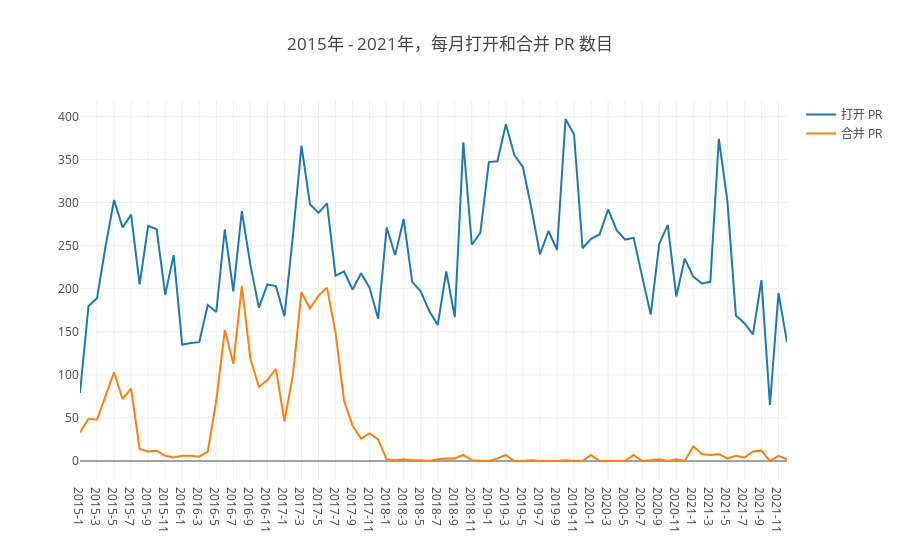

The notebook cell this image was saved under:
### Markdown cell above
## 3 每月打开 PR 和合入 PR 的个数

### Code cell
query (
    `
    select t1.time as time1, t2.time as time2, open_PR_number, merge_PR_number
    from 
    (select count(issue_id) as open_PR_number,
    concat(toString(toYear(created_at)),'-',toString(toMonth(created_at))) as time
    from github_log.events
    where repo_id=${my_repo_id} and type = 'PullRequestEvent' and action in('opened','reopened') and created_at < toDate('2022-01-01','yyyy-MM-dd')
    group by toYear(created_at),toMonth(created_at)
    order by toYear(created_at),toMonth(created_at)) t1
    
    FULL OUTER JOIN
    
    (select count(issue_id) as merge_PR_number,
    concat(toString(toYear(created_at)),'-',toString(toMonth(created_at))) as time
    from github_log.events
    where repo_id=${my_repo_id} and type = 'PullRequestEvent' and action in('closed') and pull_merged=1 and created_at < toDate('2022-01-01','yyyy-MM-dd')
    group by toYear(created_at),toMonth(created_at)
    order by toYear(created_at),toMonth(created_at)) t2
    
    ON t1.time=t2.time
    `
).then(data => {
    // console.log(data)
    var open_PR_number = [], merge_PR_number=[], time = [], tt = [];
    data.forEach(d => {
        // console.log(d.time1,typeof(d.time1));
        // console.log(d.time2,typeof(d.time2));
        open_PR_number.push(parseInt(d.open_PR_number));
        merge_PR_number.push(parseInt(d.merge_PR_number));
        if (d.time1!='') {
            time.push(d.time1);
            tt.push({'时间':d.time1, '打开 PR 数目':parseInt(d.open_PR_number), '合并 PR 数目':parseInt(d.merge_PR_number)});
        }
        else {
            time.push(d.time2);
            tt.push({'时间':d.time2, '打开 PR 数目':parseInt(d.open_PR_number), '合并 PR 数目':parseInt(d.merge_PR_number)});
        }        
    });
    // openDigger.render.plotly(
    //     [{x: time, y: stars, type:'bar', name:'打开 PR'}, {x: time, y: forks, type:'bar', name:'合并 PR'}], {
    //     title: '2015年 - 归档期间，每月打开和合并 PR 数目',
    //     xaxis: {type: 'category'}
    // });
    openDigger.render.plotly([
        {x: time, y: open_PR_number, mode:'scatter', name:'打开 PR'}, 
        {x: time, y: merge_PR_number, mode:'scatter', name:'合并 PR'}
    ], {
        title: '2015年 - 2021年，每月打开和合并 PR 数目',
        xaxis: {type: 'category'}
    });
    console.table(tt);
});

### Figure 1 — Plotly figure (JSON) as saved in the notebook; plotly's stock layout.template omitted (floating-point values rounded to 4 significant figures)
{"data": [{"mode": "scatter", "name": "打开 PR", "x": ["2015-1", "2015-2", "2015-3", "2015-4", "2015-5", "2015-6", "2015-7", "2015-8", "2015-9", "2015-10", "2015-11", "2015-12", "2016-1", "2016-2", "2016-3", "2016-4", "2016-5", "2016-6", "2016-7", "2016-8", "2016-9", "2016-10", "2016-11", "2016-12", "2017-1", "2017-2", "2017-3", "2017-4", "2017-5", "2017-6", "2017-7", "2017-8", "2017-9", "2017-10", "2017-11", "2017-12", "2018-1", "2018-2", "2018-3", "2018-4", "2018-5", "2018-6", "2018-7", "2018-8", "2018-9", "2018-10", "2018-11", "2018-12", "2019-1", "2019-2", "2019-3", "2019-4", "2019-5", "2019-6", "2019-7", "2019-8", "2019-9", "2019-10", "2019-11", "2019-12", "2020-1", "2020-2", "2020-3", "2020-4", "2020-5", "2020-6", "2020-7", "2020-8", "2020-9", "2020-10", "2020-11", "2020-12", "2021-1", "2021-2", "2021-3", "2021-4", "2021-5", "2021-6", "2021-7", "2021-8", "2021-9", "2021-10", "2021-11", "2021-12"], "y": [79, 180, 189, 249, 303, 271, 286, 205, 273, 269, 193, 239, 135, 137, 138, 181, 173, 269, 197, 290, 228, 178, 205, 203, 168, 262, 366, 298, 288, 299, 215, 220, 199, 218, 201, 165, 271, 239, 281, 208, 197, 174, 158, 220, 167, 370, 251, 265, 347, 348, 391, 355, 341, 293, 240, 267, 245, 397, 379, 247, 258, 263, 292, 268, 257, 259, 214, 170, 252, 274, 191, 235, 214, 206, 208, 374, 302, 169, 160, 147, 210, 65, 195, 138]}, {"mode": "scatter", "name": "合并 PR", "x": ["2015-1", "2015-2", "2015-3", "2015-4", "2015-5", "2015-6", "2015-7", "2015-8", "2015-9", "2015-10", "2015-11", "2015-12", "2016-1", "2016-2", "2016-3", "2016-4", "2016-5", "2016-6", "2016-7", "2016-8", "2016-9", "2016-10", "2016-11", "2016-12", "2017-1", "2017-2", "2017-3", "2017-4", "2017-5", "2017-6", "2017-7", "2017-8", "2017-9", "2017-10", "2017-11", "2017-12", "2018-1", "2018-2", "2018-3", "2018-4", "2018-5", "2018-6", "2018-7", "2018-8", "2018-9", "2018-10", "2018-11", "2018-12", "2019-1", "2019-2", "2019-3", "2019-4", "2019-5", "2019-6", "2019-7", "2019-8", "2019-9", "2019-10", "2019-11", "2019-12", "2020-1", "2020-2", "2020-3", "2020-4", "2020-5", "2020-6", "2020-7", "2020-8", "2020-9", "2020-10", "2020-11", "2020-12", "2021-1", "2021-2", "2021-3", "2021-4", "2021-5", "2021-6", "2021-7", "2021-8", "2021-9", "2021-10", "2021-11", "2021-12"], "y": [33, 49, 48, 76, 103, 72, 84, 14, 11, 12, 6, 4, 6, 6, 5, 11, 70, 152, 113, 203, 119, 86, 94, 107, 46, 100, 196, 177, 192, 201, 149, 70, 41, 26, 32, 25, 2, 1, 2, 1, 1, 0, 2, 3, 3, 7, 1, 0, 0, 3, 7, 0, 0, 1, 0, 0, 0, 1, 0, 0, 7, 0, 0, 0, 0, 7, 0, 1, 2, 0, 2, 0, 17, 8, 7, 8, 3, 6, 4, 11, 12, 0, 6, 2]}], "layout": {"autosize": true, "title": {"text": "2015年 - 2021年，每月打开和合并 PR 数目"}, "xaxis": {"autorange": true, "range": [0, 83], "type": "category"}, "yaxis": {"autorange": true, "range": [-22.06, 419.1], "type": "linear"}}}
